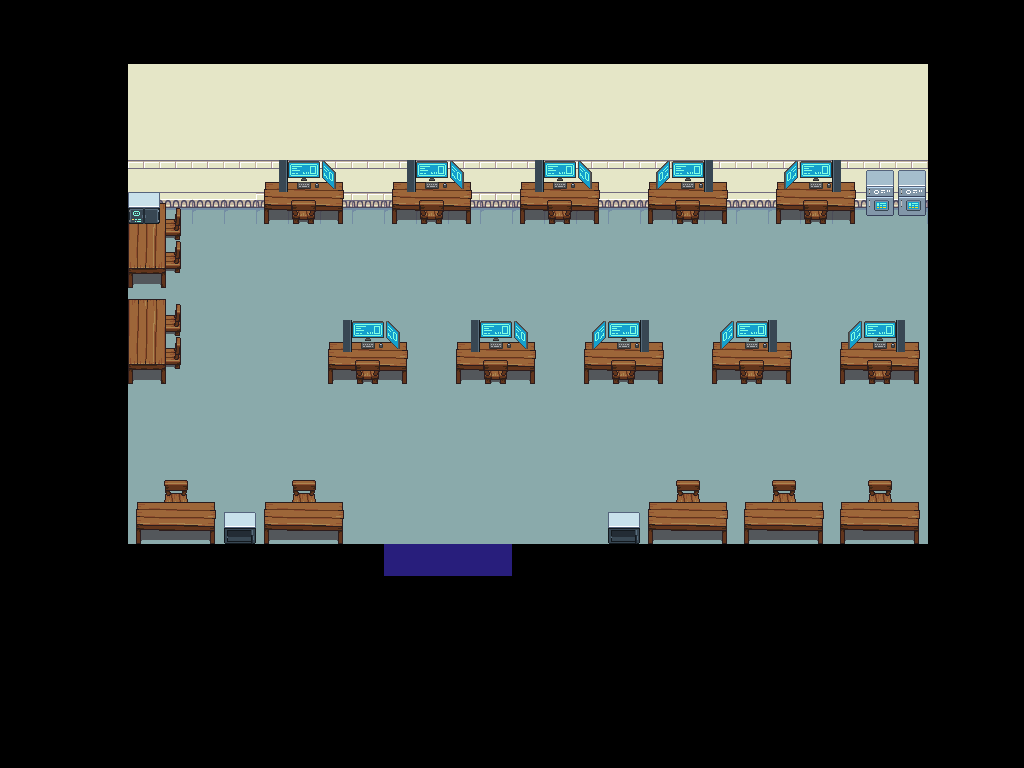

A 2D game scene composited from a Tiled map and its tileset images. What follows is a short description and the map's XML, with each tile layer's data collapsed to a summary:
An orthogonal 32x24 tile map with 32x32 px tiles, 9 tile layers (sol, vers_sousSolCouloir2, noir 99, mur 99, ...), 5 tilesets.

<map version="1.8" tiledversion="1.8.2" orientation="orthogonal" renderorder="right-down" width="32" height="24" tilewidth="32" tileheight="32" infinite="0" nextlayerid="17" nextobjectid="1">
 <tileset firstgid="1" source="porte.tsx" />
 <tileset firstgid="17" source="couleur.tsx" />
 <tileset firstgid="26" source="test_porte(10).tsx" />
 <tileset firstgid="42" source="Interior.tsx" />
 <tileset firstgid="1066" source="pixel-cyberpunk-interior.tsx" />
 <layer id="11" name="sol" width="32" height="24">
  <data>[768 cells, 250 non-empty, 1 distinct tile ids]</data>
 </layer>
 <layer id="12" name="vers_sousSolCouloir2" width="32" height="24">
  <data>[768 cells, 4 non-empty, 1 distinct tile ids]</data>
 </layer>
 <layer id="8" name="noir 99" width="32" height="24">
  <data>[768 cells, 389 non-empty, 4 distinct tile ids]</data>
 </layer>
 <layer id="9" name="mur 99" width="32" height="24">
  <data>[768 cells, 126 non-empty, 5 distinct tile ids]</data>
 </layer>
 <layer id="16" name="murplus 99" width="32" height="24">
  <data>[768 cells, 35 non-empty, 1 distinct tile ids]</data>
 </layer>
 <layer id="15" name="chaise 99" width="32" height="24">
  <data>[768 cells, 5 non-empty, 1 distinct tile ids]</data>
 </layer>
 <layer id="2" name="tables 99" width="32" height="24">
  <data>[768 cells, 102 non-empty, 12 distinct tile ids]</data>
 </layer>
 <layer id="13" name="chaise 99" width="32" height="24">
  <data>[768 cells, 10 non-empty, 1 distinct tile ids]</data>
 </layer>
 <layer id="14" name="ordinateur 99" width="32" height="24">
  <data>[768 cells, 42 non-empty, 10 distinct tile ids]</data>
 </layer>
</map>
